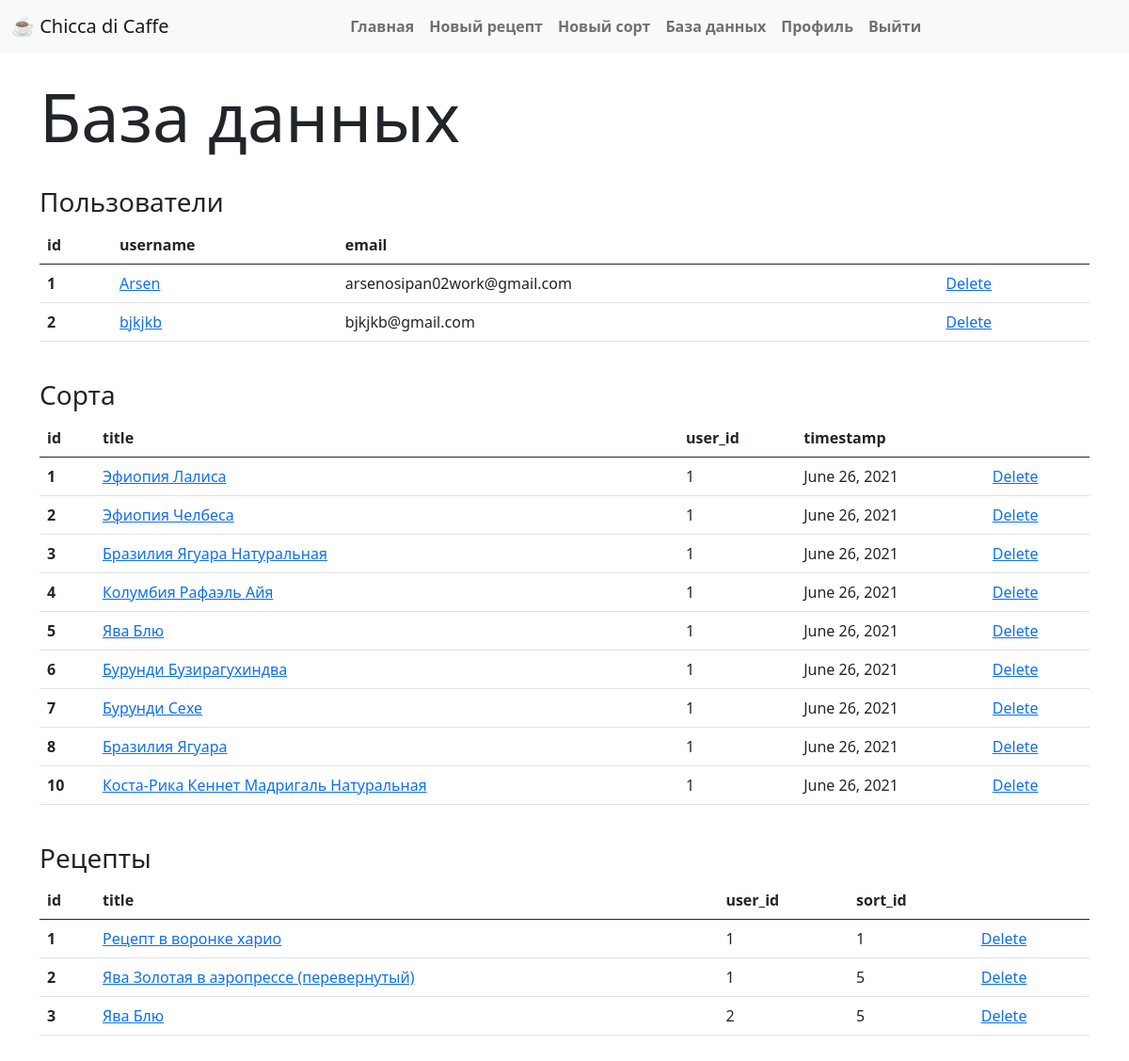
/database (signed in), run on an earlier commit of the app's database.
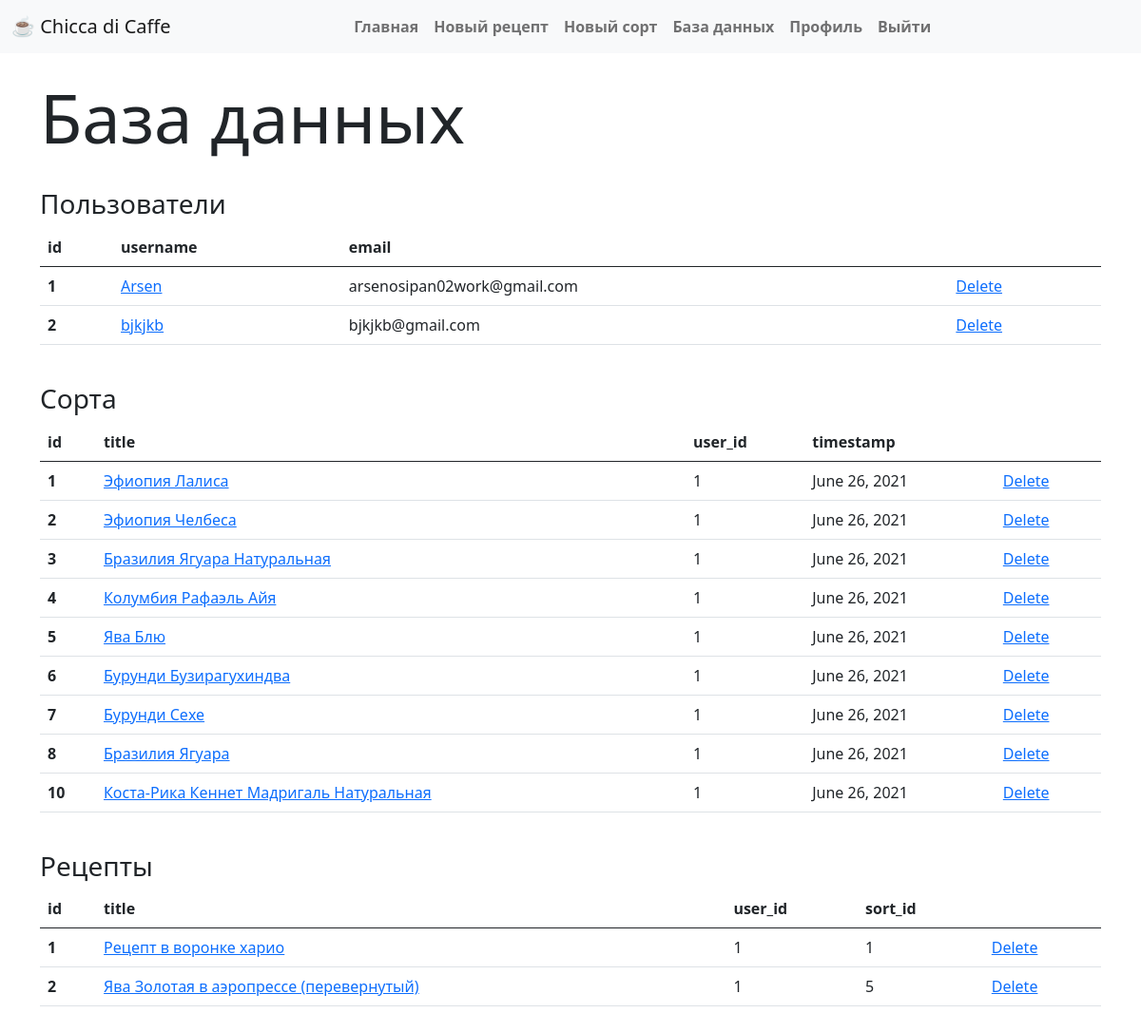
And on a later commit of the database.
### app/models.py (models this page shows, shortened)
class User(UserMixin, db.Model):
    id = db.Column(db.Integer, primary_key=True)
    username = db.Column(db.String(32), index=True, unique=True)
    email = db.Column(db.String(120), index=True, unique=True)
    password_hash = db.Column(db.String(128))
    recipes = db.relationship('Recipe', backref='author', lazy='dynamic')

class Sort(db.Model):  # SearchableMixin, db.Model):
    __searchable__ = ['title', 'bouquet']
    id = db.Column(db.Integer, primary_key=True)
    title = db.Column(db.String(60), index=True, unique=True)
    bouquet = db.Column(db.String(120))
    description = db.Column(db.Text())
    timestamp = db.Column(db.DateTime, index=True, default=datetime.utcnow())
    user_id = db.Column(db.Integer, db.ForeignKey('user.id'))

class Recipe(db.Model):
    title = db.Column(db.String(200), index=True, unique=True)
    id = db.Column(db.Integer, primary_key=True)
    timestamp = db.Column(db.DateTime, index=True, default=datetime.utcnow)
    user_id = db.Column(db.Integer, db.ForeignKey('user.id'))
    sort_id = db.Column(db.Integer, db.ForeignKey('sort.id'))
    coffee_mass = db.Column(db.Float)
    water_mass = db.Column(db.Integer)
    water_temp = db.Column(db.Integer)
    grinding = db.Column(db.Float)
    acidity = db.Column(db.Integer)
    tds = db.Column(db.Integer)
    body = db.Column(db.Text())

### app/routes.py (the view)
@app.route('/database')
@login_required
def database():
    if current_user.email not in app.config["ADMINS"]:
        flash('[ACCESS DENIED]')
        return redirect(url_for('index'))
    else:
        users = User.query.all()
        recipes = Recipe.query.all()
        sorts = Sort.query.all()
        return render_template('database.html', users=users, recipes=recipes, sorts=sorts, ADMIN_EMAILS=Config.ADMINS)

### app/models.py (called while the page is built)
@login.user_loader
def load_user(user_id):
    return User.query.get(int(user_id))

### app/templates/database.html
{% extends 'base.html' %}
{% block app_content %}
    <h2 class="display-2">База данных</h2>
    <br>
    <h3>Пользователи</h3>
    <table class="table">
        <thead>
            <tr>
                <th scope="col">id</th>
                <th scope="col">username</th>
                <th scope="col">email</th>
                <th scope="col"></th>
            </tr>
        </thead>
        <tbody>
        {% for user in users %}
            <tr>
                <th scope="row">{{ user.id }}</th>
                <td><a href="{{ url_for('user', user_id = user.id) }}">{{ user.username }}</a></td>
                <td>{{ user.email }}</td>
                <td><a href="{{ url_for('delete_user', user_id=user.id) }}">Delete</a></td>
            </tr>
        {% endfor %}
        </tbody>
    </table>
    <br>
    <h3>Сорта</h3>
    <table class="table">
        <thead>
            <tr>
                <th scope="col">id</th>
                <th scope="col">title</th>
                <th scope="col">user_id</th>
                <th scope="col">timestamp</th>
                <th scope="col"></th>
            </tr>
        </thead>
        <tbody>
        {% for sort in sorts %}
            <tr>
                <th scope="row">{{ sort.id }}</th>
                <td><a href="{{ url_for('sort', sort_id = sort.id) }}">{{ sort.title }}</a></td>
                <td>{{ sort.user_id }}</td>
                <td>{{ moment(sort.timestamp).format('LL') }}</td>
                <td><a href="{{ url_for('delete_sort', sort_id=sort.id) }}">Delete</a></td>
            </tr>
        {% endfor %}
        </tbody>
    </table>
    <br>
    <h3>Рецепты</h3>
    <table class="table">
        <thead>
            <tr>
                <th scope="col">id</th>
                <th scope="col">title</th>
                <th scope="col">user_id</th>
                <th scope="col">sort_id</th>
                <th scope="col"></th>
            </tr>
        </thead>
        <tbody>
        {% for recipe in recipes %}
            <tr>
                <th scope="row">{{ recipe.id }}</th>
                <td scope="row"><a href="{{ url_for('recipe', recipe_id = recipe.id) }}">{{ recipe.title }}</a></td>
                <td>{{ recipe.user_id }}</td>
                <td>{{ recipe.sort_id }}</td>
                <td><a href="{{ url_for('delete_recipe', recipe_id=recipe.id) }}">Delete</a></td>
            </tr>
        {% endfor %}
        </tbody>
    </table>
{% endblock %}

What changed in the data, as far as the page shows it:
removed Recipe: id "3", title "Ява Блю", user_id "2", sort_id "5"
